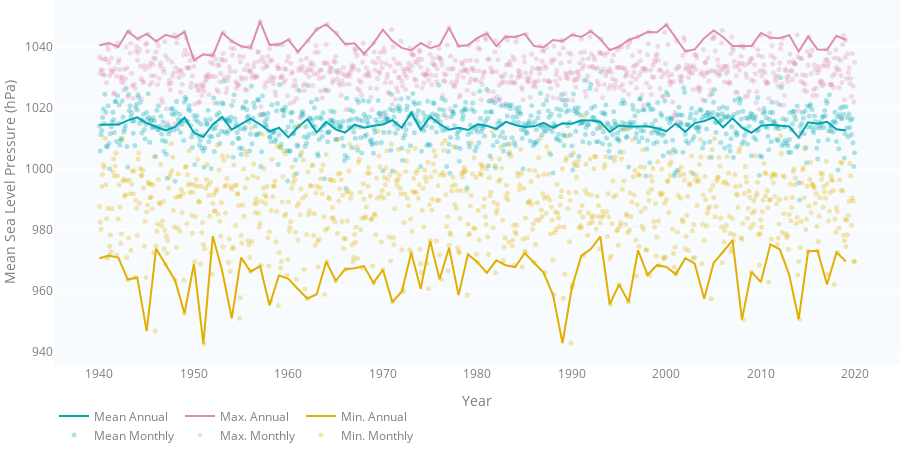

Notebook cell for this chart:
### Code cell
data_path = DATA_PATH+'Atmospheric_Domain/2.4AtmosphericPressure/Figure2.8/'
data_csv = data_path + 'Figure2.8_data.csv'
df = pd.read_csv(data_csv, index_col=0)
mean_monthly_trace = go.Scatter(x=df['datetime'],
                            y=df['mean__monthly__surface_pressure'],
                         name='Mean Monthly',
                         mode='markers',
                         marker=dict(color=TIMESERIES_COLOR_1,
                                     size=5,
                                     opacity=0.3),
                         legendgroup="group1",
                         hovertemplate='%{x|%b %Y}<br>' +
                         '<b>Mean Monthly</b><br>' +
                         'MSL Pressure: %{y:.2f} hPa<br>' +
                         '<extra></extra>'
                         )
min_monthly_trace = go.Scatter(x=df['datetime'],
                            y=df['min__monthly__surface_pressure'],
                         name='Min. Monthly',
                         mode='markers',
                         marker=dict(color=TIMESERIES_COLOR_2,
                                     size=5,
                                     opacity=0.3),
                         legendgroup="group2",
                         hovertemplate='%{x|%b %Y}<br>' +
                         '<b>Min. Monthly</b><br>' +
                         'MSL Pressure: %{y:.2f} hPa<br>' +
                         '<extra></extra>'
                         )

max_monthly_trace = go.Scatter(x=df['datetime'],
                            y=df['max__monthly__surface_pressure'],
                         name='Max. Monthly',
                         legendgroup="group3",
                         mode='markers',
                         marker=dict(color=TIMESERIES_COLOR_3,
                                     size=5,
                                     opacity=0.3),
                         hovertemplate='%{x|%b %Y}<br>' +
                         '<b>Max. Monthly</b><br>' +
                         'MSL Pressure: %{y:.2f} hPa<br>' +
                         '<extra></extra>'
                         )

mean_annual_trace = go.Scatter(x=df['datetime'],
                            y=df['mean__annual__surface_pressure'],
                         name='Mean Annual',
                         mode='lines',
                               legendgroup="group1",
                         line=dict(color=TIMESERIES_COLOR_1,
                                      width=2),
                         hovertemplate='%{x|%b %Y}<br>' +
                         '<b>Mean Annual</b><br>' +
                         'MSL Pressure: %{y:.2f} hPa<br>' +
                         '<extra></extra>'
                         )
min_annual_trace = go.Scatter(x=df['datetime'],
                            y=df['min__annual__surface_pressure'],
                         name='Min. Annual',
                         mode='lines',
                              legendgroup="group2",
                         line=dict(color=TIMESERIES_COLOR_2,
                                      width=2),
                         hovertemplate='%{x|%b %Y}<br>' +
                         '<b>Min. Annual</b><br>' +
                         'MSL Pressure: %{y:.2f} hPa<br>' +
                         '<extra></extra>'
                         )

max_annual_trace = go.Scatter(x=df['datetime'],
                            y=df['max__annual__surface_pressure'],
                         name='Max. Annual',
                         mode='lines',
                              legendgroup="group3",
                         line=dict(color=TIMESERIES_COLOR_3,
                                      width=2),
                         hovertemplate='%{x|%b %Y}<br>' +
                         '<b>Max. Annual</b><br>' +
                         'MSL Pressure: %{y:.2f} hPa<br>' +
                         '<extra></extra>'
                         )

figure_2_8 = go.Figure(data=[
    mean_annual_trace, 
    max_annual_trace, 
    min_annual_trace,
    mean_monthly_trace, 
    max_monthly_trace, 
    min_monthly_trace,
], 
                       layout=TIMESERIES_LAYOUT
                      )
figure_2_8.update_layout(
    yaxis=dict(title='Mean Sea Level Pressure (hPa)'),
    xaxis=dict(title="Year"))
figure_2_8

### Figure 1 — Plotly figure (JSON) as saved in the notebook; plotly's stock layout.template omitted (floating-point values rounded to 4 significant figures; data arrays with more than 128 entries replaced by an {"elided": "..."} marker saying what was removed)
{"data": [{"hovertemplate": "%{x|%b %Y}<br><b>Mean Annual</b><br>MSL Pressure: %{y:.2f} hPa<br><extra></extra>", "legendgroup": "group1", "line": {"color": "#00a4ae", "width": 2}, "mode": "lines", "name": "Mean Annual", "type": "scatter", "x": {"elided": "1040 str values"}, "y": {"elided": "1040 float values"}}, {"hovertemplate": "%{x|%b %Y}<br><b>Max. Annual</b><br>MSL Pressure: %{y:.2f} hPa<br><extra></extra>", "legendgroup": "group3", "line": {"color": "#de8bb7", "width": 2}, "mode": "lines", "name": "Max. Annual", "type": "scatter", "x": {"elided": "1040 str values"}, "y": {"elided": "1040 float values"}}, {"hovertemplate": "%{x|%b %Y}<br><b>Min. Annual</b><br>MSL Pressure: %{y:.2f} hPa<br><extra></extra>", "legendgroup": "group2", "line": {"color": "#E1AF00", "width": 2}, "mode": "lines", "name": "Min. Annual", "type": "scatter", "x": {"elided": "1040 str values"}, "y": {"elided": "1040 float values"}}, {"hovertemplate": "%{x|%b %Y}<br><b>Mean Monthly</b><br>MSL Pressure: %{y:.2f} hPa<br><extra></extra>", "legendgroup": "group1", "marker": {"color": "#00a4ae", "opacity": 0.3, "size": 5}, "mode": "markers", "name": "Mean Monthly", "type": "scatter", "x": {"elided": "1040 str values"}, "y": {"elided": "1040 float values"}}, {"hovertemplate": "%{x|%b %Y}<br><b>Max. Monthly</b><br>MSL Pressure: %{y:.2f} hPa<br><extra></extra>", "legendgroup": "group3", "marker": {"color": "#de8bb7", "opacity": 0.3, "size": 5}, "mode": "markers", "name": "Max. Monthly", "type": "scatter", "x": {"elided": "1040 str values"}, "y": {"elided": "1040 float values"}}, {"hovertemplate": "%{x|%b %Y}<br><b>Min. Monthly</b><br>MSL Pressure: %{y:.2f} hPa<br><extra></extra>", "legendgroup": "group2", "marker": {"color": "#E1AF00", "opacity": 0.3, "size": 5}, "mode": "markers", "name": "Min. Monthly", "type": "scatter", "x": {"elided": "1040 str values"}, "y": {"elided": "1040 float values"}}], "layout": {"font": {"color": "#7f7f7f"}, "height": 450, "hovermode": "closest", "legend": {"bgcolor": "rgba(0,0,0,0)", "itemclick": false, "itemdoubleclick": false, "orientation": "h"}, "margin": {"b": 0, "l": 0, "r": 0, "t": 0}, "paper_bgcolor": "rgba(0,0,0,0)", "plot_bgcolor": "#f7fbfd", "xaxis": {"fixedrange": true, "showgrid": false, "title": {"text": "Year"}}, "yaxis": {"fixedrange": true, "title": {"text": "Mean Sea Level Pressure (hPa)"}}}}
